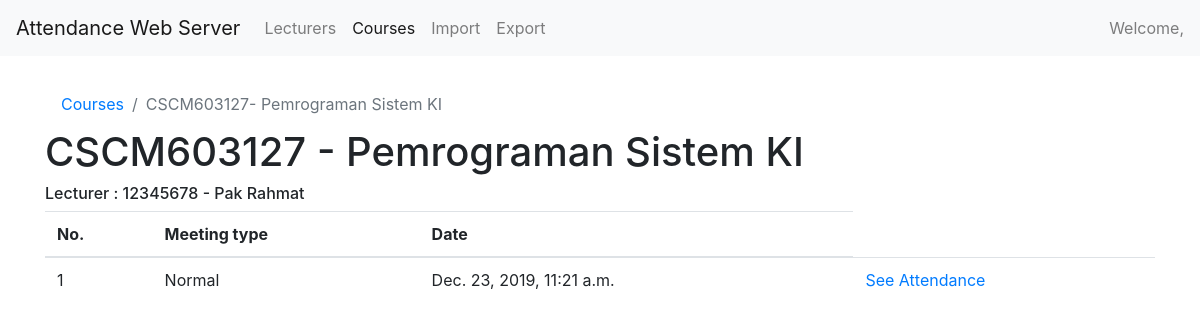
Page /course/CSCM603127 on the earlier database version.
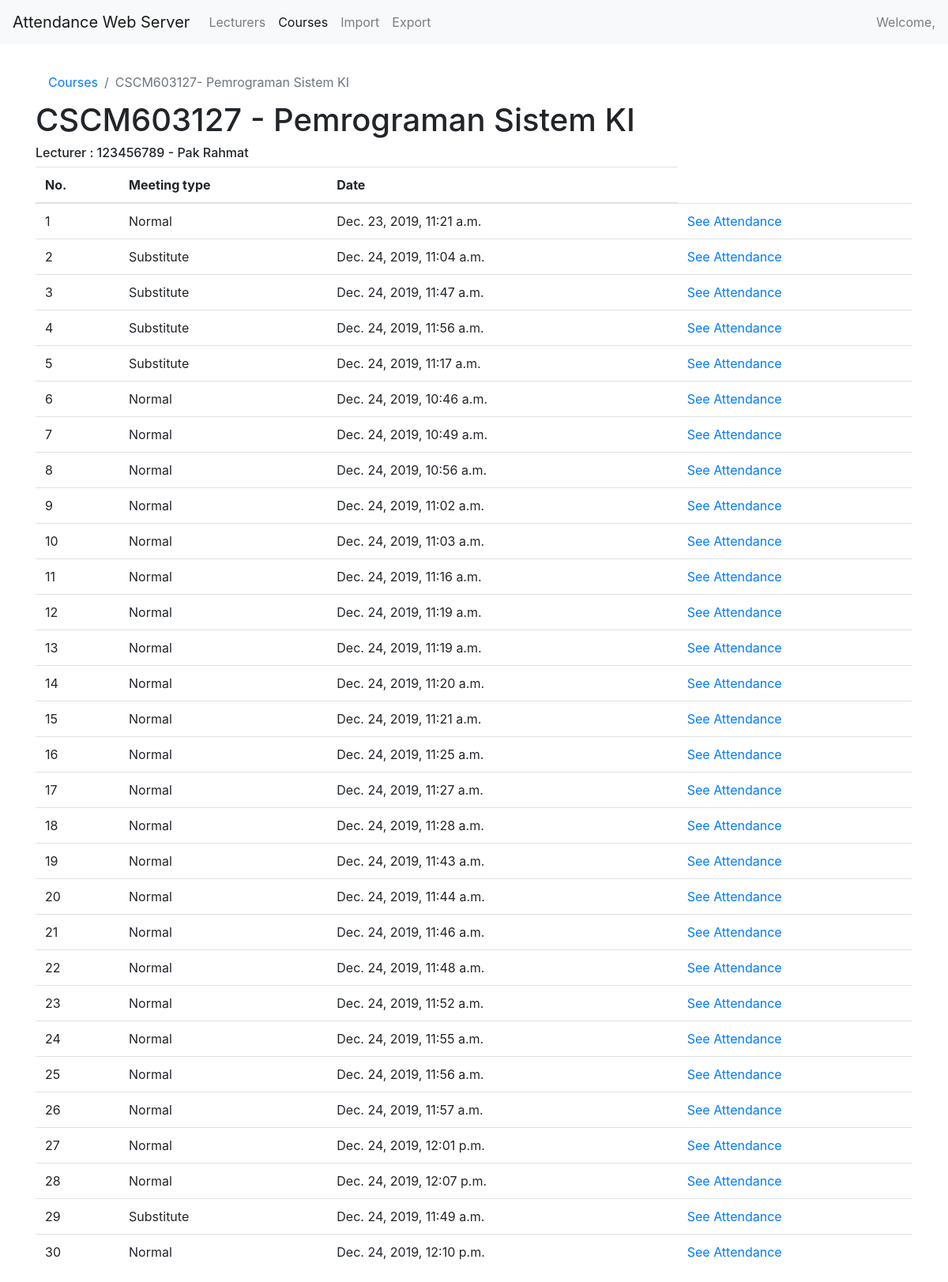
Same page on the later database version.
### index/models.py (models this page shows, shortened)
class Course(models.Model):
    code = models.CharField(max_length=30)
    name = models.CharField(max_length=50)
    lecturer = models.ForeignKey(Lecturer, on_delete=models.CASCADE, related_name="lecturer")
    late_tolerance = models.IntegerField(default=10)
    class Meta:
        unique_together = ["code"]

class Lecturer(models.Model):
    serial_number = models.CharField(max_length=50)
    name = models.CharField(max_length=50)
    npm = models.IntegerField()
    class Meta:
        unique_together = ["npm"]

class Meeting(models.Model):
    course_class = models.ForeignKey(CourseClass, on_delete=models.CASCADE, related_name="course_class")
    record = models.ForeignKey(Record, on_delete=models.CASCADE)
    meeting_type = models.CharField(max_length=1, choices=MEETING_TYPE, \
        default='0')
    def __str__(self):
        return 'Meeting {} {} {}'.format(self.course_class.course.name, \
            self.get_meeting_type_display(), self.record.date_time)

class Record(models.Model):
    date_time = models.DateTimeField(auto_now_add=True)
    payload = models.TextField()

### index/views.py (the view)
# urls.py: path('course/<str:course_code>', views.showMeeting, name='show_meeting'),
def showMeeting(request, course_code):
    meetings = Meeting.objects.filter(course_class__course__code=course_code)
    course = Course.objects.get(code=course_code)
    print(meetings)
    return render(request, 'meetingsList.html', {
        'meetings': meetings,
        'course': course
    })

### templates/meetingsList.html (shortened to what this page needs)
<html lang="en">
  <head>
    <link rel="stylesheet" href="https://stackpath.bootstrapcdn.com/bootstrap/4.3.1/css/bootstrap.min.css">
  </head>
    {% block body %}
        {% include 'navbar.html' %}
    <div class="container" style="margin-top:5rem;">
        <nav aria-label="breadcrumb">
      <ol class="breadcrumb" style="background: white!important;margin:0;">
        <li class="breadcrumb-item"><a href="{% url 'show_courses_list' %}">Courses</a></li>
        <li class="breadcrumb-item active" aria-current="page">{{ course.code }}- {{ course.name }}</li>
      </ol>
    </nav>
      <h1>{{ course.code }} - {{ course.name }}</h1>
        <h6> Lecturer : {{ course.lecturer.npm }} - {{ course.lecturer.name }}</h6>
      <table class="table">
        <thead>
          <tr>
              <th>No.</th>
              <th scope="col">Meeting type</th>
              <th scope="col">Date</th>
          </tr>
        </thead>
        <tbody>
          {% for meeting in meetings %}
              <tr>
                  <td>{{ forloop.counter }}</td>
                  {% if meeting.meeting_type == "0" %}
                    <td> Normal </td>
                  {% else %}
                      <td> Substitute </td>
                  {% endif %}
                  <td>{{ meeting.record.date_time }}</td>
                  <td> <a href="{% url 'show_attendance' course_code=course.code pk=meeting.pk %}"> See Attendance </a></td>
              </tr>
          {% endfor %}
        </tbody>
      </table>
    </div>
    {% endblock %}
  </body>
</html>

Differences in the rows shown:
changed through a linked row, Course "CSCM603127": lecturer.npm "12345678" → "123456789"
added Meeting: meeting_type "Substitute", record.date_time "Dec. 24, 2019, 11:04 a.m."
added Meeting: meeting_type "Substitute", record.date_time "Dec. 24, 2019, 11:47 a.m."
added Meeting: meeting_type "Substitute", record.date_time "Dec. 24, 2019, 11:56 a.m."
added Meeting: meeting_type "Substitute", record.date_time "Dec. 24, 2019, 11:17 a.m."
added Meeting: meeting_type "Normal", record.date_time "Dec. 24, 2019, 10:46 a.m."
added Meeting: meeting_type "Normal", record.date_time "Dec. 24, 2019, 10:49 a.m."
added Meeting: meeting_type "Normal", record.date_time "Dec. 24, 2019, 10:56 a.m."
added Meeting: meeting_type "Normal", record.date_time "Dec. 24, 2019, 11:02 a.m."
added Meeting: meeting_type "Normal", record.date_time "Dec. 24, 2019, 11:03 a.m."
added Meeting: meeting_type "Normal", record.date_time "Dec. 24, 2019, 11:16 a.m."
added Meeting: meeting_type "Normal", record.date_time "Dec. 24, 2019, 11:19 a.m."
added Meeting: meeting_type "Normal", record.date_time "Dec. 24, 2019, 11:19 a.m."
added Meeting: meeting_type "Normal", record.date_time "Dec. 24, 2019, 11:20 a.m."
added Meeting: meeting_type "Normal", record.date_time "Dec. 24, 2019, 11:21 a.m."
added Meeting: meeting_type "Normal", record.date_time "Dec. 24, 2019, 11:25 a.m."
added Meeting: meeting_type "Normal", record.date_time "Dec. 24, 2019, 11:27 a.m."
added Meeting: meeting_type "Normal", record.date_time "Dec. 24, 2019, 11:28 a.m."
added Meeting: meeting_type "Normal", record.date_time "Dec. 24, 2019, 11:43 a.m."
added Meeting: meeting_type "Normal", record.date_time "Dec. 24, 2019, 11:44 a.m."
added Meeting: meeting_type "Normal", record.date_time "Dec. 24, 2019, 11:46 a.m."
added Meeting: meeting_type "Normal", record.date_time "Dec. 24, 2019, 11:48 a.m."
added Meeting: meeting_type "Normal", record.date_time "Dec. 24, 2019, 11:52 a.m."
added Meeting: meeting_type "Normal", record.date_time "Dec. 24, 2019, 11:55 a.m."
added Meeting: meeting_type "Normal", record.date_time "Dec. 24, 2019, 11:56 a.m."
added Meeting: meeting_type "Normal", record.date_time "Dec. 24, 2019, 11:57 a.m."
added Meeting: meeting_type "Normal", record.date_time "Dec. 24, 2019, 12:01 p.m."
added Meeting: meeting_type "Normal", record.date_time "Dec. 24, 2019, 12:07 p.m."
added Meeting: meeting_type "Substitute", record.date_time "Dec. 24, 2019, 11:49 a.m."
added Meeting: meeting_type "Normal", record.date_time "Dec. 24, 2019, 12:10 p.m."
